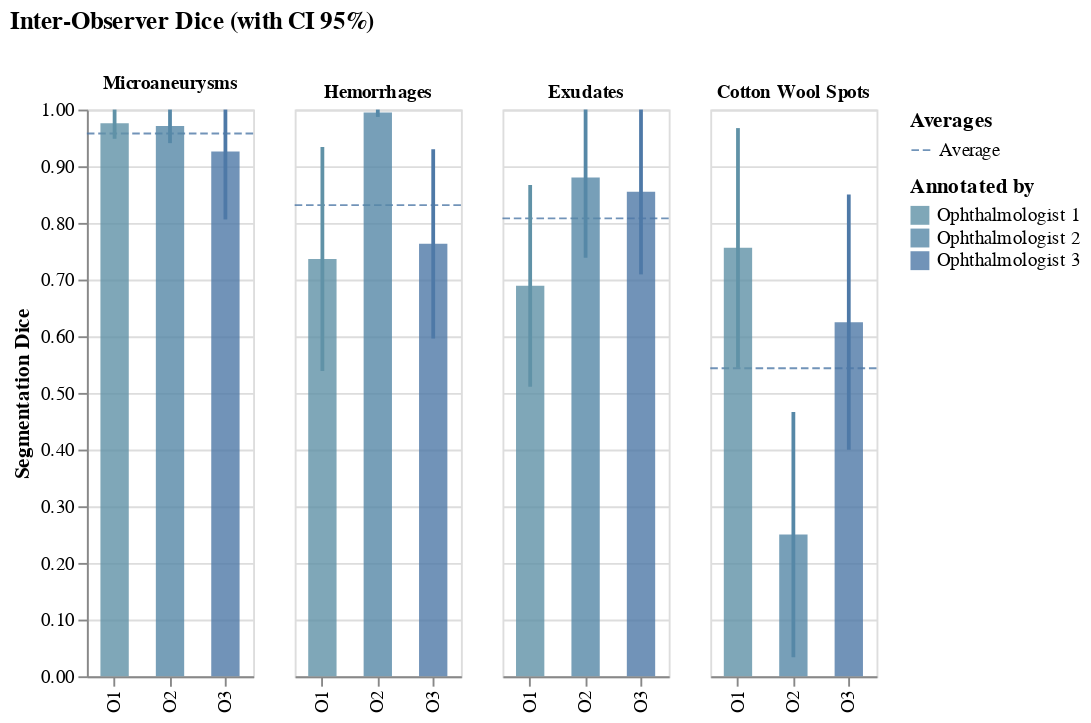

Write notebook code for a chart like this one.
### Code cell
retinologists_name_map = {name: f"O{i+1}" for i, name in enumerate(["Fares", "Daniel", "Marie Carole"])}
retinologists_color_scale = {
    "Ophthalmologist 1": "#6092a7",
    "Ophthalmologist 2": "#5688a7",
    "Ophthalmologist 3": "#4e79a7",
}
dice_mean, dice_ci = to_mean_ci_series(select(stats_per_ret, "dice"), name_map=retinologists_name_map)

O_label = {f"O{n}": f"Ophthalmologist {n}" for n in range(1, 4)}

avg_rules =[sum(v)/len(v) for v in zip(*list(dice_mean.values()))]

chart = plot_compare(
    "Segmentation Dice",
    src_labels=O_label,
    value=dice_mean,
    CI=dice_ci,
    title="Inter-Observer Dice (with CI 95%)",
    ymax=1,
    color_scale=retinologists_color_scale | {"Average": "#4e79a7"},
    lesions=LESIONS,
    rules={"Average": avg_rules},
)
chart.configure_legend(symbolLimit=0)
chart

### Figure 1 — Vega-Lite specification as saved in the notebook (floating-point values rounded to 4 significant figures)
{"config": {"view": {"continuousWidth": 300, "continuousHeight": 300}, "concat": {"spacing": 15}, "title": {"baseline": "bottom", "subtitleFontSize": 10, "subtitleFontWeight": "bold"}}, "hconcat": [{"layer": [{"mark": {"type": "rule", "opacity": 0.8, "strokeDash": [4, 2], "strokeWidth": 1}, "encoding": {"color": {"field": "ruleName", "legend": null, "scale": {"domain": ["Average"], "range": ["#4e79a7"]}, "type": "nominal"}, "y": {"field": "ruleValue", "type": "quantitative"}}, "transform": [{"calculate": "format(datum.value, ',.3f') + ' +/- ' + format(datum.CI, ',.3f')", "as": "tooltipValue"}, {"filter": "(datum.lesion === 'Microaneurysms')"}, {"filter": "(datum.src === 'O1')"}, {"fold": ["Average"], "as": ["ruleName", "ruleValue"]}]}, {"layer": [{"mark": {"type": "bar", "opacity": 0.8, "size": 15}, "encoding": {"color": {"field": "src_label", "legend": null, "scale": {"domain": ["Ophthalmologist 1", "Ophthalmologist 2", "Ophthalmologist 3"], "range": ["#6092a7", "#5688a7", "#4e79a7"]}, "type": "nominal"}, "tooltip": [{"field": "tooltipValue", "title": "Segmentation Dice", "type": "nominal"}, {"field": "Average", "format": ".3f", "type": "quantitative"}], "x": {"field": "src", "sort": ["O1", "O2", "O3"], "title": "", "type": "nominal"}, "y": {"axis": {"format": ".2f", "title": "Segmentation Dice"}, "field": "value", "scale": {"domain": [0, 1]}, "type": "quantitative"}}, "transform": [{"calculate": "format(datum.value, ',.3f') + ' +/- ' + format(datum.CI, ',.3f')", "as": "tooltipValue"}, {"filter": "(datum.lesion === 'Microaneurysms')"}]}, {"mark": {"type": "bar", "width": 2}, "encoding": {"color": {"field": "src_label", "legend": null, "scale": {"domain": ["Ophthalmologist 1", "Ophthalmologist 2", "Ophthalmologist 3"], "range": ["#6092a7", "#5688a7", "#4e79a7"]}, "type": "nominal"}, "tooltip": [{"field": "tooltipValue", "title": "Segmentation Dice", "type": "nominal"}, {"field": "Average", "format": ".3f", "type": "quantitative"}], "x": {"field": "src", "sort": ["O1", "O2", "O3"], "type": "nominal"}, "y": {"field": "upper_y", "type": "quantitative"}, "y2": {"field": "lower_y"}}, "transform": [{"calculate": "format(datum.value, ',.3f') + ' +/- ' + format(datum.CI, ',.3f')", "as": "tooltipValue"}, {"filter": "(datum.lesion === 'Microaneurysms')"}, {"calculate": "min(datum.value+datum.CI,1)", "as": "upper_y"}, {"calculate": "max(datum.value-datum.CI,0)", "as": "lower_y"}]}]}], "resolve": {"scale": {"color": "independent"}}, "title": {"text": [], "subtitle": ["Microaneurysms"]}, "width": 88}, {"layer": [{"mark": {"type": "rule", "opacity": 0.8, "strokeDash": [4, 2], "strokeWidth": 1}, "encoding": {"color": {"field": "ruleName", "legend": null, "scale": {"domain": ["Average"], "range": ["#4e79a7"]}, "type": "nominal"}, "y": {"field": "ruleValue", "type": "quantitative"}}, "transform": [{"calculate": "format(datum.value, ',.3f') + ' +/- ' + format(datum.CI, ',.3f')", "as": "tooltipValue"}, {"filter": "(datum.lesion === 'Hemorrhages')"}, {"filter": "(datum.src === 'O1')"}, {"fold": ["Average"], "as": ["ruleName", "ruleValue"]}]}, {"layer": [{"mark": {"type": "bar", "opacity": 0.8, "size": 15}, "encoding": {"color": {"field": "src_label", "legend": null, "scale": {"domain": ["Ophthalmologist 1", "Ophthalmologist 2", "Ophthalmologist 3"], "range": ["#6092a7", "#5688a7", "#4e79a7"]}, "type": "nominal"}, "tooltip": [{"field": "tooltipValue", "title": "Segmentation Dice", "type": "nominal"}, {"field": "Average", "format": ".3f", "type": "quantitative"}], "x": {"field": "src", "sort": ["O1", "O2", "O3"], "title": "", "type": "nominal"}, "y": {"axis": {"domain": false, "labels": false, "tickWidth": 0, "title": ""}, "field": "value", "scale": {"domain": [0, 1]}, "type": "quantitative"}}, "transform": [{"calculate": "format(datum.value, ',.3f') + ' +/- ' + format(datum.CI, ',.3f')", "as": "tooltipValue"}, {"filter": "(datum.lesion === 'Hemorrhages')"}]}, {"mark": {"type": "bar", "width": 2}, "encoding": {"color": {"field": "src_label", "legend": null, "scale": {"domain": ["Ophthalmologist 1", "Ophthalmologist 2", "Ophthalmologist 3"], "range": ["#6092a7", "#5688a7", "#4e79a7"]}, "type": "nominal"}, "tooltip": [{"field": "tooltipValue", "title": "Segmentation Dice", "type": "nominal"}, {"field": "Average", "format": ".3f", "type": "quantitative"}], "x": {"field": "src", "sort": ["O1", "O2", "O3"], "type": "nominal"}, "y": {"field": "upper_y", "type": "quantitative"}, "y2": {"field": "lower_y"}}, "transform": [{"calculate": "format(datum.value, ',.3f') + ' +/- ' + format(datum.CI, ',.3f')", "as": "tooltipValue"}, {"filter": "(datum.lesion === 'Hemorrhages')"}, {"calculate": "min(datum.value+datum.CI,1)", "as": "upper_y"}, {"calculate": "max(datum.value-datum.CI,0)", "as": "lower_y"}]}]}], "resolve": {"scale": {"color": "independent"}}, "title": {"text": [], "subtitle": ["Hemorrhages"]}, "width": 88}, {"layer": [{"mark": {"type": "rule", "opacity": 0.8, "strokeDash": [4, 2], "strokeWidth": 1}, "encoding": {"color": {"field": "ruleName", "legend": null, "scale": {"domain": ["Average"], "range": ["#4e79a7"]}, "type": "nominal"}, "y": {"field": "ruleValue", "type": "quantitative"}}, "transform": [{"calculate": "format(datum.value, ',.3f') + ' +/- ' + format(datum.CI, ',.3f')", "as": "tooltipValue"}, {"filter": "(datum.lesion === 'Exudates')"}, {"filter": "(datum.src === 'O1')"}, {"fold": ["Average"], "as": ["ruleName", "ruleValue"]}]}, {"layer": [{"mark": {"type": "bar", "opacity": 0.8, "size": 15}, "encoding": {"color": {"field": "src_label", "legend": null, "scale": {"domain": ["Ophthalmologist 1", "Ophthalmologist 2", "Ophthalmologist 3"], "range": ["#6092a7", "#5688a7", "#4e79a7"]}, "type": "nominal"}, "tooltip": [{"field": "tooltipValue", "title": "Segmentation Dice", "type": "nominal"}, {"field": "Average", "format": ".3f", "type": "quantitative"}], "x": {"field": "src", "sort": ["O1", "O2", "O3"], "title": "", "type": "nominal"}, "y": {"axis": {"domain": false, "labels": false, "tickWidth": 0, "title": ""}, "field": "value", "scale": {"domain": [0, 1]}, "type": "quantitative"}}, "transform": [{"calculate": "format(datum.value, ',.3f') + ' +/- ' + format(datum.CI, ',.3f')", "as": "tooltipValue"}, {"filter": "(datum.lesion === 'Exudates')"}]}, {"mark": {"type": "bar", "width": 2}, "encoding": {"color": {"field": "src_label", "legend": null, "scale": {"domain": ["Ophthalmologist 1", "Ophthalmologist 2", "Ophthalmologist 3"], "range": ["#6092a7", "#5688a7", "#4e79a7"]}, "type": "nominal"}, "tooltip": [{"field": "tooltipValue", "title": "Segmentation Dice", "type": "nominal"}, {"field": "Average", "format": ".3f", "type": "quantitative"}], "x": {"field": "src", "sort": ["O1", "O2", "O3"], "type": "nominal"}, "y": {"field": "upper_y", "type": "quantitative"}, "y2": {"field": "lower_y"}}, "transform": [{"calculate": "format(datum.value, ',.3f') + ' +/- ' + format(datum.CI, ',.3f')", "as": "tooltipValue"}, {"filter": "(datum.lesion === 'Exudates')"}, {"calculate": "min(datum.value+datum.CI,1)", "as": "upper_y"}, {"calculate": "max(datum.value-datum.CI,0)", "as": "lower_y"}]}]}], "resolve": {"scale": {"color": "independent"}}, "title": {"text": [], "subtitle": ["Exudates"]}, "width": 88}, {"layer": [{"mark": {"type": "rule", "opacity": 0.8, "strokeDash": [4, 2], "strokeWidth": 1}, "encoding": {"color": {"field": "ruleName", "legend": {"symbolDash": [4, 2], "symbolStrokeWidth": 1, "symbolType": "stroke", "title": "Averages"}, "scale": {"domain": ["Average"], "range": ["#4e79a7"]}, "type": "nominal"}, "y": {"field": "ruleValue", "type": "quantitative"}}, "transform": [{"calculate": "format(datum.value, ',.3f') + ' +/- ' + format(datum.CI, ',.3f')", "as": "tooltipValue"}, {"filter": "(datum.lesion === 'Cotton Wool Spots')"}, {"filter": "(datum.src === 'O1')"}, {"fold": ["Average"], "as": ["ruleName", "ruleValue"]}]}, {"layer": [{"mark": {"type": "bar", "opacity": 0.8, "size": 15}, "encoding": {"color": {"field": "src_label", "legend": {"symbolOpacity": 0.8, "symbolStrokeWidth": 0, "symbolType": "square", "title": "Annotated by"}, "scale": {"domain": ["Ophthalmologist 1", "Ophthalmologist 2", "Ophthalmologist 3"], "range": ["#6092a7", "#5688a7", "#4e79a7"]}, "type": "nominal"}, "tooltip": [{"field": "tooltipValue", "title": "Segmentation Dice", "type": "nominal"}, {"field": "Average", "format": ".3f", "type": "quantitative"}], "x": {"field": "src", "sort": ["O1", "O2", "O3"], "title": "", "type": "nominal"}, "y": {"axis": {"domain": false, "labels": false, "tickWidth": 0, "title": ""}, "field": "value", "scale": {"domain": [0, 1]}, "type": "quantitative"}}, "transform": [{"calculate": "format(datum.value, ',.3f') + ' +/- ' + format(datum.CI, ',.3f')", "as": "tooltipValue"}, {"filter": "(datum.lesion === 'Cotton Wool Spots')"}]}, {"mark": {"type": "bar", "width": 2}, "encoding": {"color": {"field": "src_label", "legend": null, "scale": {"domain": ["Ophthalmologist 1", "Ophthalmologist 2", "Ophthalmologist 3"], "range": ["#6092a7", "#5688a7", "#4e79a7"]}, "type": "nominal"}, "tooltip": [{"field": "tooltipValue", "title": "Segmentation Dice", "type": "nominal"}, {"field": "Average", "format": ".3f", "type": "quantitative"}], "x": {"field": "src", "sort": ["O1", "O2", "O3"], "type": "nominal"}, "y": {"field": "upper_y", "type": "quantitative"}, "y2": {"field": "lower_y"}}, "transform": [{"calculate": "format(datum.value, ',.3f') + ' +/- ' + format(datum.CI, ',.3f')", "as": "tooltipValue"}, {"filter": "(datum.lesion === 'Cotton Wool Spots')"}, {"calculate": "min(datum.value+datum.CI,1)", "as": "upper_y"}, {"calculate": "max(datum.value-datum.CI,0)", "as": "lower_y"}]}]}], "resolve": {"scale": {"color": "independent"}}, "title": {"text": [], "subtitle": ["Cotton Wool Spots"]}, "width": 88}], "data": {"name": "data-78969c322e564406295cec9774510c44"}, "title": "Inter-Observer Dice (with CI 95%)", "$schema": "https://vega.github.io/schema/vega-lite/v5.17.0.json", "datasets": {"data-78969c322e564406295cec9774510c44": [{"lesion": "Microaneurysms", "src": "O1", "src_label": "Ophthalmologist 1", "value": 0.976, "CI": 0.02758, "Average": 0.9577}, {"lesion": "Hemorrhages", "src": "O1", "src_label": "Ophthalmologist 1", "value": 0.7363, "CI": 0.1974, "Average": 0.8314}, {"lesion": "Exudates", "src": "O1", "src_label": "Ophthalmologist 1", "value": 0.689, "CI": 0.1779, "Average": 0.808}, {"lesion": "Cotton Wool Spots", "src": "O1", "src_label": "Ophthalmologist 1", "value": 0.7559, "CI": 0.2114, "Average": 0.5436}, {"lesion": "Microaneurysms", "src": "O2", "src_label": "Ophthalmologist 2", "value": 0.9708, "CI": 0.03008, "Average": 0.9577}, {"lesion": "Hemorrhages", "src": "O2", "src_label": "Ophthalmologist 2", "value": 0.9948, "CI": 0.007786, "Average": 0.8314}, {"lesion": "Exudates", "src": "O2", "src_label": "Ophthalmologist 2", "value": 0.88, "CI": 0.1416, "Average": 0.808}, {"lesion": "Cotton Wool Spots", "src": "O2", "src_label": "Ophthalmologist 2", "value": 0.25, "CI": 0.2165, "Average": 0.5436}, {"lesion": "Microaneurysms", "src": "O3", "src_label": "Ophthalmologist 3", "value": 0.9262, "CI": 0.1201, "Average": 0.9577}, {"lesion": "Hemorrhages", "src": "O3", "src_label": "Ophthalmologist 3", "value": 0.763, "CI": 0.1668, "Average": 0.8314}, {"lesion": "Exudates", "src": "O3", "src_label": "Ophthalmologist 3", "value": 0.855, "CI": 0.1459, "Average": 0.808}, {"lesion": "Cotton Wool Spots", "src": "O3", "src_label": "Ophthalmologist 3", "value": 0.6248, "CI": 0.2253, "Average": 0.5436}]}}
